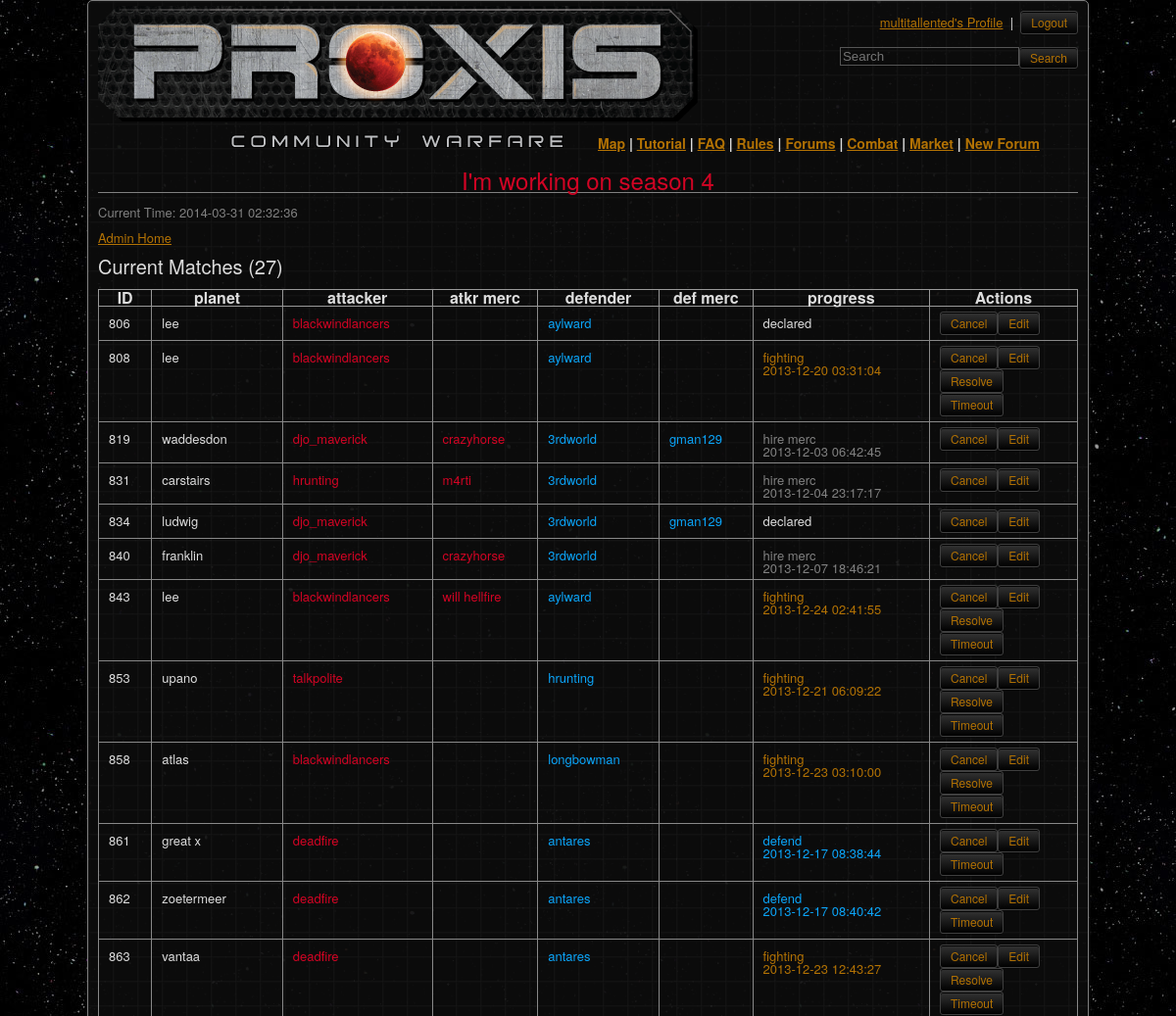
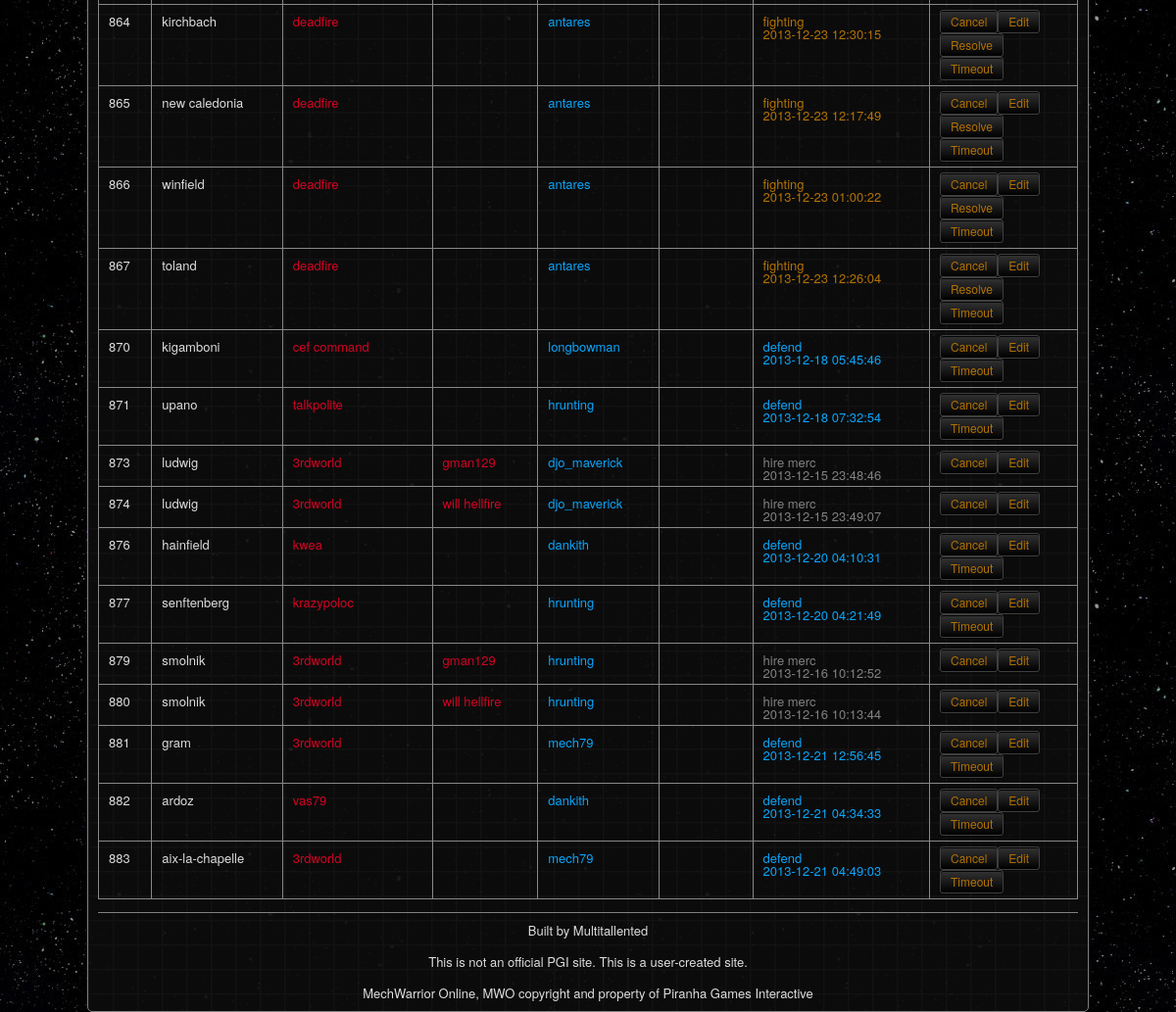
Screenshot of /admin-cmatches.php (signed in) with the database file from the repository (2 pictures, top to bottom).
### tables this page shows
CREATE TABLE `match` (
  `match_id` int(11) NOT NULL AUTO_INCREMENT,
  `attacker` varchar(25) NOT NULL,
  `defender` varchar(25) NOT NULL,
  `planet_name` varchar(50) DEFAULT NULL,
  `declared` timestamp NULL DEFAULT NULL,
  `responded` timestamp NULL DEFAULT NULL,
  `reported` timestamp NULL DEFAULT NULL,
  `report_response` timestamp NULL DEFAULT NULL,
  `resolved` timestamp NULL DEFAULT NULL,
  `winner` varchar(25) DEFAULT NULL,
  `last_action` timestamp NOT NULL DEFAULT CURRENT_TIMESTAMP,
  `mercenary` varchar(25) DEFAULT NULL,
  `mercenary_qty` int(11) DEFAULT '0',
  `mercenary_rply` int(1) DEFAULT '0',
  `mercenary_time` timestamp NULL DEFAULT NULL,
  `defender_mercenary_rply` int(1) DEFAULT NULL,
  `defender_mercenary_qty` int(11) DEFAULT NULL,
  `defender_mercenary_time` timestamp NULL DEFAULT NULL,
  `defender_mercenary` varchar(25) DEFAULT NULL,
  `attacker_url` varchar(1000) DEFAULT NULL,
  `defender_url` varchar(1000) DEFAULT NULL,
  `attacker_lost_mechs` varchar(250) DEFAULT NULL,
  `defender_lost_mechs` varchar(250) DEFAULT NULL,
  `amerc_lost_mechs` varchar(200) DEFAULT NULL,
  `dmerc_lost_mechs` varchar(200) DEFAULT NULL,
  `aftermath_report` varchar(4000) DEFAULT NULL,
  `extension` int(1) NOT NULL DEFAULT '0',
  PRIMARY KEY (`match_id`)
);

### admin-cmatches.php (the view, shortened to what this page needs)
<!DOCTYPE html>
<html>
<head>
  <link rel="stylesheet" href="css/reset.css" />
  <?php include 'header.php'; ?>
</head>
<body>
  <div id="container">
	<?php echo $header; ?>
  <?php
	$conn = getConnection();
$sql = "SELECT match_id, planet_name, attacker, defender, mercenary, defender_mercenary, declared, mercenary_time, " .
	" responded, defender_mercenary_time, reported, report_response FROM `match` WHERE ISNULL(resolved);";
$result = mysqli_query($conn, $sql);
$num_matches = mysqli_num_rows($result);
$cmatches = "<table><th>ID</th><th>planet</th><th>attacker</th><th>atkr merc</th><th>defender</th>" .
		"<th>def merc</th><th>progress</th><th style='width: 150px;'>Actions</th>";
while ($row = $result->fetch_row()) {
  $cmatch_stage = "declared";
  $due = "";
  $can_resolve = 0;
  $can_timeout = 0;
  if ($row[11] == "" && $row[10] != "") {
    $cmatch_stage = "<span class='red'>report disagree<br>" . $row[10] . "</span>";
  } else if ($row[10] == "" && ($row[9] != "" || ($row[8] != "" && $row[5] == ""))) {
    if ($row[9] == "") {
	$due = $row[8];
    } else {
	$due = $row[9];
    }
    $can_resolve = 1;
    $can_timeout = 1;
    $cmatch_stage = "<span class='gold'>fighting<br>" . add_date($due, 7, 0, 0) . "</span>";
  } else if (!($row[9] != "" || ($row[8] != "" && $row[5] == "")) && ($row[7] != "" || ($row[6] != "" && $row[4] == ""))) {
    if ($row[7] == "") {
	$due = $row[6];
    } else {
	$due = $row[7];
    }
    $can_timeout = 1;
    $cmatch_stage = "<span class='green'>defend<br>" . add_date($due, 4, 0, 0) . "</span>";
  } else if ($row[4] != "") {
    $cmatch_stage = "<span class='grey'>hire merc<br>" . $row[6] . "</span>";
  }
  $cmatches .= "<tr><td>" . $row[0] . "</td><td>" . $row[1] . "</td><td class='red'>" . $row[2] . "</td><td class='red'>" .
		$row[4] . "</td><td class='green'>" . $row[3] . "</td><td class='green'>" . $row[5] . "</td><td>" . $cmatch_stage .
		"</td><td><a class='bttn' href='admin-cmatches.php?m=" . $row[0] . "&a=cancel'>Cancel</a><a class='bttn' href='admin-cmatches-edit.php?m=" . $row[0] . "'>Edit</a>";
  if ($can_resolve == 1) {
	$cmatches .= "<a class='bttn' href='admin-cmatches.php?m=" . $row[0] . "&a=resolve'>Resolve</a>";
  }
  if ($can_timeout == 1) {
	$cmatches .= "<a class='bttn' href='admin-cmatches.php?m=" . $row[0] . "&a=timeout'>Timeout</a>";
  }
  $cmatches .= "</td></tr>";
}
$cmatches .= "</table>";
?>
<?php echo "<span class='grey'>Current Time: " . date('Y-m-d H:i:s') . "</span><br><br>"; ?>
  <a href="admin.php">Admin Home</a><br><br>
	<h3>Current Matches (<?php echo $num_matches; ?>)</h3><br>
	<?php echo $cmatches; ?>
<br>
	<?php mysqli_close($conn); echo $footer; ?>
  </div>
</body>
</html>

### rows the page displays
match: match_id "806", planet_name "lee", attacker "blackwindlancers", defender "aylward", cmatch_stage "declared"
match: match_id "808", planet_name "lee", attacker "blackwindlancers", defender "aylward", responded "2013-12-20 03:31:04"
match: match_id "819", planet_name "waddesdon", attacker "djo_maverick", mercenary "crazyhorse", defender "3rdworld", defender_mercenary "gman129", declared "2013-12-03 06:42:45"
match: match_id "831", planet_name "carstairs", attacker "hrunting", mercenary "m4rti", defender "3rdworld", declared "2013-12-04 23:17:17"
match: match_id "834", planet_name "ludwig", attacker "djo_maverick", defender "3rdworld", defender_mercenary "gman129", cmatch_stage "declared"
match: match_id "840", planet_name "franklin", attacker "djo_maverick", mercenary "crazyhorse", defender "3rdworld", declared "2013-12-07 18:46:21"
match: match_id "843", planet_name "lee", attacker "blackwindlancers", mercenary "will hellfire", defender "aylward", responded "2013-12-24 02:41:55"
match: match_id "853", planet_name "upano", attacker "talkpolite", defender "hrunting", responded "2013-12-21 06:09:22"
match: match_id "858", planet_name "atlas", attacker "blackwindlancers", defender "longbowman", responded "2013-12-23 03:10:00"
match: match_id "861", planet_name "great x", attacker "deadfire", defender "antares", declared "2013-12-17 08:38:44"
match: match_id "862", planet_name "zoetermeer", attacker "deadfire", defender "antares", declared "2013-12-17 08:40:42"
match: match_id "863", planet_name "vantaa", attacker "deadfire", defender "antares", responded "2013-12-23 12:43:27"
match: match_id "864", planet_name "kirchbach", attacker "deadfire", defender "antares", responded "2013-12-23 12:30:15"
match: match_id "865", planet_name "new caledonia", attacker "deadfire", defender "antares", responded "2013-12-23 12:17:49"
match: match_id "866", planet_name "winfield", attacker "deadfire", defender "antares", responded "2013-12-23 01:00:22"
match: match_id "867", planet_name "toland", attacker "deadfire", defender "antares", responded "2013-12-23 12:26:04"
match: match_id "870", planet_name "kigamboni", attacker "cef command", defender "longbowman", declared "2013-12-18 05:45:46"
match: match_id "871", planet_name "upano", attacker "talkpolite", defender "hrunting", declared "2013-12-18 07:32:54"
match: match_id "873", planet_name "ludwig", attacker "3rdworld", mercenary "gman129", defender "djo_maverick", declared "2013-12-15 23:48:46"
match: match_id "874", planet_name "ludwig", attacker "3rdworld", mercenary "will hellfire", defender "djo_maverick", declared "2013-12-15 23:49:07"
match: match_id "876", planet_name "hainfield", attacker "kwea", defender "dankith", declared "2013-12-20 04:10:31"
match: match_id "877", planet_name "senftenberg", attacker "krazypoloc", defender "hrunting", declared "2013-12-20 04:21:49"
match: match_id "879", planet_name "smolnik", attacker "3rdworld", mercenary "gman129", defender "hrunting", declared "2013-12-16 10:12:52"
match: match_id "880", planet_name "smolnik", attacker "3rdworld", mercenary "will hellfire", defender "hrunting", declared "2013-12-16 10:13:44"
match: match_id "881", planet_name "gram", attacker "3rdworld", defender "mech79", declared "2013-12-21 12:56:45"
match: match_id "882", planet_name "ardoz", attacker "vas79", defender "dankith", declared "2013-12-21 04:34:33"
match: match_id "883", planet_name "aix-la-chapelle", attacker "3rdworld", defender "mech79", declared "2013-12-21 04:49:03"

### other values shown
$_SESSION['username'] "multitallented"
$motd "I'm working on season 4"
$num_matches "27"
